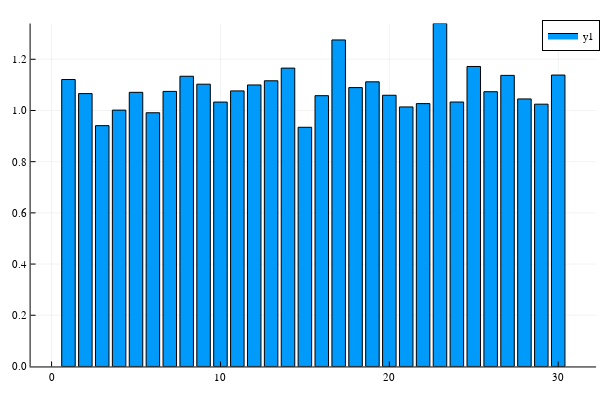

Notebook source saved alongside this figure:
### Code cell
bar(Coeff[2,:])

### Figure 1 — Plotly figure (JSON) as saved in the notebook; plotly's stock layout.template omitted (floating-point values rounded to 4 significant figures)
{"data": [{"fill": "tozeroy", "fillcolor": "rgba(0, 154, 250, 1.000)", "legendgroup": "y1", "line": {"color": "rgba(0, 0, 0, 1.000)", "dash": "solid", "width": 1}, "mode": "lines", "name": "y1", "showlegend": true, "type": "scatter", "x": [0.6, 0.6, 1.4, 1.4, 0.6, 0.6], "xaxis": "x1", "y": [1.121, 0, 0, 1.121, 1.121, 1.121], "yaxis": "y1"}, {"fill": "tozeroy", "fillcolor": "rgba(0, 154, 250, 1.000)", "legendgroup": "y1", "line": {"color": "rgba(0, 0, 0, 1.000)", "dash": "solid", "width": 1}, "mode": "lines", "name": "y1", "showlegend": false, "type": "scatter", "x": [1.6, 1.6, 2.4, 2.4, 1.6, 1.6], "xaxis": "x1", "y": [1.066, 0, 0, 1.066, 1.066, 1.066], "yaxis": "y1"}, {"fill": "tozeroy", "fillcolor": "rgba(0, 154, 250, 1.000)", "legendgroup": "y1", "line": {"color": "rgba(0, 0, 0, 1.000)", "dash": "solid", "width": 1}, "mode": "lines", "name": "y1", "showlegend": false, "type": "scatter", "x": [2.6, 2.6, 3.4, 3.4, 2.6, 2.6], "xaxis": "x1", "y": [0.9407, 0, 0, 0.9407, 0.9407, 0.9407], "yaxis": "y1"}, {"fill": "tozeroy", "fillcolor": "rgba(0, 154, 250, 1.000)", "legendgroup": "y1", "line": {"color": "rgba(0, 0, 0, 1.000)", "dash": "solid", "width": 1}, "mode": "lines", "name": "y1", "showlegend": false, "type": "scatter", "x": [3.6, 3.6, 4.4, 4.4, 3.6, 3.6], "xaxis": "x1", "y": [1.001, 0, 0, 1.001, 1.001, 1.001], "yaxis": "y1"}, {"fill": "tozeroy", "fillcolor": "rgba(0, 154, 250, 1.000)", "legendgroup": "y1", "line": {"color": "rgba(0, 0, 0, 1.000)", "dash": "solid", "width": 1}, "mode": "lines", "name": "y1", "showlegend": false, "type": "scatter", "x": [4.6, 4.6, 5.4, 5.4, 4.6, 4.6], "xaxis": "x1", "y": [1.071, 0, 0, 1.071, 1.071, 1.071], "yaxis": "y1"}, {"fill": "tozeroy", "fillcolor": "rgba(0, 154, 250, 1.000)", "legendgroup": "y1", "line": {"color": "rgba(0, 0, 0, 1.000)", "dash": "solid", "width": 1}, "mode": "lines", "name": "y1", "showlegend": false, "type": "scatter", "x": [5.6, 5.6, 6.4, 6.4, 5.6, 5.6], "xaxis": "x1", "y": [0.9911, 0, 0, 0.9911, 0.9911, 0.9911], "yaxis": "y1"}, {"fill": "tozeroy", "fillcolor": "rgba(0, 154, 250, 1.000)", "legendgroup": "y1", "line": {"color": "rgba(0, 0, 0, 1.000)", "dash": "solid", "width": 1}, "mode": "lines", "name": "y1", "showlegend": false, "type": "scatter", "x": [6.6, 6.6, 7.4, 7.4, 6.6, 6.6], "xaxis": "x1", "y": [1.075, 0, 0, 1.075, 1.075, 1.075], "yaxis": "y1"}, {"fill": "tozeroy", "fillcolor": "rgba(0, 154, 250, 1.000)", "legendgroup": "y1", "line": {"color": "rgba(0, 0, 0, 1.000)", "dash": "solid", "width": 1}, "mode": "lines", "name": "y1", "showlegend": false, "type": "scatter", "x": [7.6, 7.6, 8.4, 8.4, 7.6, 7.6], "xaxis": "x1", "y": [1.134, 0, 0, 1.134, 1.134, 1.134], "yaxis": "y1"}, {"fill": "tozeroy", "fillcolor": "rgba(0, 154, 250, 1.000)", "legendgroup": "y1", "line": {"color": "rgba(0, 0, 0, 1.000)", "dash": "solid", "width": 1}, "mode": "lines", "name": "y1", "showlegend": false, "type": "scatter", "x": [8.6, 8.6, 9.4, 9.4, 8.6, 8.6], "xaxis": "x1", "y": [1.103, 0, 0, 1.103, 1.103, 1.103], "yaxis": "y1"}, {"fill": "tozeroy", "fillcolor": "rgba(0, 154, 250, 1.000)", "legendgroup": "y1", "line": {"color": "rgba(0, 0, 0, 1.000)", "dash": "solid", "width": 1}, "mode": "lines", "name": "y1", "showlegend": false, "type": "scatter", "x": [9.6, 9.6, 10.4, 10.4, 9.6, 9.6], "xaxis": "x1", "y": [1.033, 0, 0, 1.033, 1.033, 1.033], "yaxis": "y1"}, {"fill": "tozeroy", "fillcolor": "rgba(0, 154, 250, 1.000)", "legendgroup": "y1", "line": {"color": "rgba(0, 0, 0, 1.000)", "dash": "solid", "width": 1}, "mode": "lines", "name": "y1", "showlegend": false, "type": "scatter", "x": [10.6, 10.6, 11.4, 11.4, 10.6, 10.6], "xaxis": "x1", "y": [1.076, 0, 0, 1.076, 1.076, 1.076], "yaxis": "y1"}, {"fill": "tozeroy", "fillcolor": "rgba(0, 154, 250, 1.000)", "legendgroup": "y1", "line": {"color": "rgba(0, 0, 0, 1.000)", "dash": "solid", "width": 1}, "mode": "lines", "name": "y1", "showlegend": false, "type": "scatter", "x": [11.6, 11.6, 12.4, 12.4, 11.6, 11.6], "xaxis": "x1", "y": [1.1, 0, 0, 1.1, 1.1, 1.1], "yaxis": "y1"}, {"fill": "tozeroy", "fillcolor": "rgba(0, 154, 250, 1.000)", "legendgroup": "y1", "line": {"color": "rgba(0, 0, 0, 1.000)", "dash": "solid", "width": 1}, "mode": "lines", "name": "y1", "showlegend": false, "type": "scatter", "x": [12.6, 12.6, 13.4, 13.4, 12.6, 12.6], "xaxis": "x1", "y": [1.116, 0, 0, 1.116, 1.116, 1.116], "yaxis": "y1"}, {"fill": "tozeroy", "fillcolor": "rgba(0, 154, 250, 1.000)", "legendgroup": "y1", "line": {"color": "rgba(0, 0, 0, 1.000)", "dash": "solid", "width": 1}, "mode": "lines", "name": "y1", "showlegend": false, "type": "scatter", "x": [13.6, 13.6, 14.4, 14.4, 13.6, 13.6], "xaxis": "x1", "y": [1.165, 0, 0, 1.165, 1.165, 1.165], "yaxis": "y1"}, {"fill": "tozeroy", "fillcolor": "rgba(0, 154, 250, 1.000)", "legendgroup": "y1", "line": {"color": "rgba(0, 0, 0, 1.000)", "dash": "solid", "width": 1}, "mode": "lines", "name": "y1", "showlegend": false, "type": "scatter", "x": [14.6, 14.6, 15.4, 15.4, 14.6, 14.6], "xaxis": "x1", "y": [0.9344, 0, 0, 0.9344, 0.9344, 0.9344], "yaxis": "y1"}, {"fill": "tozeroy", "fillcolor": "rgba(0, 154, 250, 1.000)", "legendgroup": "y1", "line": {"color": "rgba(0, 0, 0, 1.000)", "dash": "solid", "width": 1}, "mode": "lines", "name": "y1", "showlegend": false, "type": "scatter", "x": [15.6, 15.6, 16.4, 16.4, 15.6, 15.6], "xaxis": "x1", "y": [1.058, 0, 0, 1.058, 1.058, 1.058], "yaxis": "y1"}, {"fill": "tozeroy", "fillcolor": "rgba(0, 154, 250, 1.000)", "legendgroup": "y1", "line": {"color": "rgba(0, 0, 0, 1.000)", "dash": "solid", "width": 1}, "mode": "lines", "name": "y1", "showlegend": false, "type": "scatter", "x": [16.6, 16.6, 17.4, 17.4, 16.6, 16.6], "xaxis": "x1", "y": [1.276, 0, 0, 1.276, 1.276, 1.276], "yaxis": "y1"}, {"fill": "tozeroy", "fillcolor": "rgba(0, 154, 250, 1.000)", "legendgroup": "y1", "line": {"color": "rgba(0, 0, 0, 1.000)", "dash": "solid", "width": 1}, "mode": "lines", "name": "y1", "showlegend": false, "type": "scatter", "x": [17.6, 17.6, 18.4, 18.4, 17.6, 17.6], "xaxis": "x1", "y": [1.089, 0, 0, 1.089, 1.089, 1.089], "yaxis": "y1"}, {"fill": "tozeroy", "fillcolor": "rgba(0, 154, 250, 1.000)", "legendgroup": "y1", "line": {"color": "rgba(0, 0, 0, 1.000)", "dash": "solid", "width": 1}, "mode": "lines", "name": "y1", "showlegend": false, "type": "scatter", "x": [18.6, 18.6, 19.4, 19.4, 18.6, 18.6], "xaxis": "x1", "y": [1.112, 0, 0, 1.112, 1.112, 1.112], "yaxis": "y1"}, {"fill": "tozeroy", "fillcolor": "rgba(0, 154, 250, 1.000)", "legendgroup": "y1", "line": {"color": "rgba(0, 0, 0, 1.000)", "dash": "solid", "width": 1}, "mode": "lines", "name": "y1", "showlegend": false, "type": "scatter", "x": [19.6, 19.6, 20.4, 20.4, 19.6, 19.6], "xaxis": "x1", "y": [1.059, 0, 0, 1.059, 1.059, 1.059], "yaxis": "y1"}, {"fill": "tozeroy", "fillcolor": "rgba(0, 154, 250, 1.000)", "legendgroup": "y1", "line": {"color": "rgba(0, 0, 0, 1.000)", "dash": "solid", "width": 1}, "mode": "lines", "name": "y1", "showlegend": false, "type": "scatter", "x": [20.6, 20.6, 21.4, 21.4, 20.6, 20.6], "xaxis": "x1", "y": [1.014, 0, 0, 1.014, 1.014, 1.014], "yaxis": "y1"}, {"fill": "tozeroy", "fillcolor": "rgba(0, 154, 250, 1.000)", "legendgroup": "y1", "line": {"color": "rgba(0, 0, 0, 1.000)", "dash": "solid", "width": 1}, "mode": "lines", "name": "y1", "showlegend": false, "type": "scatter", "x": [21.6, 21.6, 22.4, 22.4, 21.6, 21.6], "xaxis": "x1", "y": [1.027, 0, 0, 1.027, 1.027, 1.027], "yaxis": "y1"}, {"fill": "tozeroy", "fillcolor": "rgba(0, 154, 250, 1.000)", "legendgroup": "y1", "line": {"color": "rgba(0, 0, 0, 1.000)", "dash": "solid", "width": 1}, "mode": "lines", "name": "y1", "showlegend": false, "type": "scatter", "x": [22.6, 22.6, 23.4, 23.4, 22.6, 22.6], "xaxis": "x1", "y": [1.34, 0, 0, 1.34, 1.34, 1.34], "yaxis": "y1"}, {"fill": "tozeroy", "fillcolor": "rgba(0, 154, 250, 1.000)", "legendgroup": "y1", "line": {"color": "rgba(0, 0, 0, 1.000)", "dash": "solid", "width": 1}, "mode": "lines", "name": "y1", "showlegend": false, "type": "scatter", "x": [23.6, 23.6, 24.4, 24.4, 23.6, 23.6], "xaxis": "x1", "y": [1.033, 0, 0, 1.033, 1.033, 1.033], "yaxis": "y1"}, {"fill": "tozeroy", "fillcolor": "rgba(0, 154, 250, 1.000)", "legendgroup": "y1", "line": {"color": "rgba(0, 0, 0, 1.000)", "dash": "solid", "width": 1}, "mode": "lines", "name": "y1", "showlegend": false, "type": "scatter", "x": [24.6, 24.6, 25.4, 25.4, 24.6, 24.6], "xaxis": "x1", "y": [1.172, 0, 0, 1.172, 1.172, 1.172], "yaxis": "y1"}, {"fill": "tozeroy", "fillcolor": "rgba(0, 154, 250, 1.000)", "legendgroup": "y1", "line": {"color": "rgba(0, 0, 0, 1.000)", "dash": "solid", "width": 1}, "mode": "lines", "name": "y1", "showlegend": false, "type": "scatter", "x": [25.6, 25.6, 26.4, 26.4, 25.6, 25.6], "xaxis": "x1", "y": [1.073, 0, 0, 1.073, 1.073, 1.073], "yaxis": "y1"}, {"fill": "tozeroy", "fillcolor": "rgba(0, 154, 250, 1.000)", "legendgroup": "y1", "line": {"color": "rgba(0, 0, 0, 1.000)", "dash": "solid", "width": 1}, "mode": "lines", "name": "y1", "showlegend": false, "type": "scatter", "x": [26.6, 26.6, 27.4, 27.4, 26.6, 26.6], "xaxis": "x1", "y": [1.137, 0, 0, 1.137, 1.137, 1.137], "yaxis": "y1"}, {"fill": "tozeroy", "fillcolor": "rgba(0, 154, 250, 1.000)", "legendgroup": "y1", "line": {"color": "rgba(0, 0, 0, 1.000)", "dash": "solid", "width": 1}, "mode": "lines", "name": "y1", "showlegend": false, "type": "scatter", "x": [27.6, 27.6, 28.4, 28.4, 27.6, 27.6], "xaxis": "x1", "y": [1.045, 0, 0, 1.045, 1.045, 1.045], "yaxis": "y1"}, {"fill": "tozeroy", "fillcolor": "rgba(0, 154, 250, 1.000)", "legendgroup": "y1", "line": {"color": "rgba(0, 0, 0, 1.000)", "dash": "solid", "width": 1}, "mode": "lines", "name": "y1", "showlegend": false, "type": "scatter", "x": [28.6, 28.6, 29.4, 29.4, 28.6, 28.6], "xaxis": "x1", "y": [1.025, 0, 0, 1.025, 1.025, 1.025], "yaxis": "y1"}, {"fill": "tozeroy", "fillcolor": "rgba(0, 154, 250, 1.000)", "legendgroup": "y1", "line": {"color": "rgba(0, 0, 0, 1.000)", "dash": "solid", "width": 1}, "mode": "lines", "name": "y1", "showlegend": false, "type": "scatter", "x": [29.6, 29.6, 30.4, 30.4, 29.6, 29.6], "xaxis": "x1", "y": [1.138, 0, 0, 1.138, 1.138, 1.138], "yaxis": "y1"}, {"colorbar": {"len": 0.9525, "title": "", "x": 0.9934, "y": 0.5139}, "legendgroup": "y1", "marker": {"color": "rgba(0, 154, 250, 0.000)", "line": {"color": "rgba(0, 0, 0, 0.000)", "width": 1}, "size": 0, "symbol": "circle"}, "mode": "markers", "name": "y1", "showlegend": false, "type": "scatter", "x": [1, 2, 3, 4, 5, 6, 7, 8, 9, 10, 11, 12, 13, 14, 15, 16, 17, 18, 19, 20, 21, 22, 23, 24, 25, 26, 27, 28, 29, 30], "xaxis": "x", "y": [1.121, 1.066, 0.9407, 1.001, 1.071, 0.9911, 1.075, 1.134, 1.103, 1.033, 1.076, 1.1, 1.116, 1.165, 0.9344, 1.058, 1.276, 1.089, 1.112, 1.059, 1.014, 1.027, 1.34, 1.033, 1.172, 1.073, 1.137, 1.045, 1.025, 1.138], "yaxis": "y"}], "layout": {"annotations": [], "height": 400, "legend": {"bgcolor": "rgba(255, 255, 255, 1.000)", "bordercolor": "rgba(0, 0, 0, 1.000)", "borderwidth": 1, "font": {"color": "rgba(0, 0, 0, 1.000)", "family": "sans-serif", "size": 11}, "title": {"font": {"color": "rgba(0, 0, 0, 1.000)", "family": "sans-serif", "size": 15}, "text": ""}, "tracegroupgap": 0, "traceorder": "normal", "x": 1, "xanchor": "auto", "y": 1, "yanchor": "auto"}, "margin": {"b": 20, "l": 0, "r": 0, "t": 20}, "paper_bgcolor": "rgba(255, 255, 255, 1.000)", "plot_bgcolor": "rgba(255, 255, 255, 1.000)", "showlegend": true, "width": 600, "xaxis": {"anchor": "y", "domain": [0.05101, 0.9934], "gridcolor": "rgba(0, 0, 0, 0.100)", "gridwidth": 0.5, "linecolor": "rgba(0, 0, 0, 1.000)", "mirror": false, "range": [-1.242, 32.24], "showgrid": true, "showline": true, "showticklabels": true, "tickangle": 0, "tickcolor": "rgb(0, 0, 0)", "tickfont": {"color": "rgba(0, 0, 0, 1.000)", "family": "sans-serif", "size": 11}, "tickmode": "array", "ticks": "inside", "ticktext": ["0", "10", "20", "30"], "tickvals": [0, 10, 20, 30], "title": "", "titlefont": {"color": "rgba(0, 0, 0, 1.000)", "family": "sans-serif", "size": 15}, "type": "-", "visible": true, "zeroline": false, "zerolinecolor": "rgba(0, 0, 0, 1.000)"}, "yaxis": {"anchor": "x", "domain": [0.03762, 0.9902], "gridcolor": "rgba(0, 0, 0, 0.100)", "gridwidth": 0.5, "linecolor": "rgba(0, 0, 0, 1.000)", "mirror": false, "range": [0, 1.34], "showgrid": true, "showline": true, "showticklabels": true, "tickangle": 0, "tickcolor": "rgb(0, 0, 0)", "tickfont": {"color": "rgba(0, 0, 0, 1.000)", "family": "sans-serif", "size": 11}, "tickmode": "array", "ticks": "inside", "ticktext": ["0.0", "0.2", "0.4", "0.6", "0.8", "1.0", "1.2"], "tickvals": [0, 0.2, 0.4, 0.6, 0.8, 1, 1.2], "title": "", "titlefont": {"color": "rgba(0, 0, 0, 1.000)", "family": "sans-serif", "size": 15}, "type": "-", "visible": true, "zeroline": false, "zerolinecolor": "rgba(0, 0, 0, 1.000)"}}}
